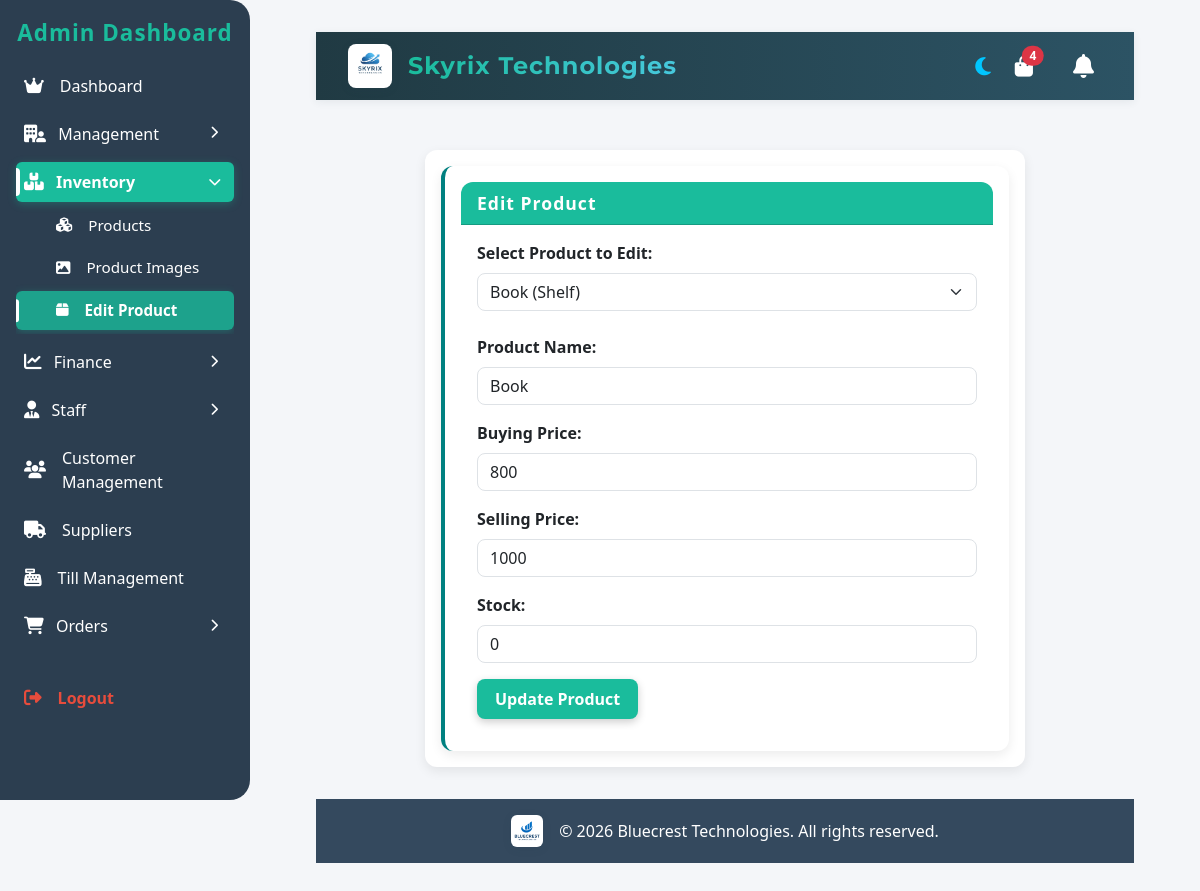
The page /pages/edit_product.php?id=42 (signed in) on the database its author committed.
### tables this page shows
CREATE TABLE `products` (
  `id` int(11) NOT NULL,
  `name` varchar(255) NOT NULL,
  `barcode` varchar(100) DEFAULT NULL,
  `category` varchar(255) DEFAULT NULL,
  `buying-price` decimal(10,0) DEFAULT NULL,
  `selling-price` decimal(10,0) DEFAULT NULL,
  `stock` int(11) DEFAULT NULL,
  `branch-id` int(11) NOT NULL,
  `business_id` int(11) NOT NULL,
  `expiry_date` date DEFAULT NULL,
  `sms_sent` tinyint(1) DEFAULT 0,
  `location` varchar(20) DEFAULT 'shelf',
  `image_path` varchar(255) DEFAULT NULL,
  `visible` tinyint(1) NOT NULL DEFAULT 1
);

### pages/edit_product.php (the view, shortened to what this page needs)
<?php
include '../includes/db.php';
include '../includes/header.php';
$product = [
    'name' => '',
    'buying-price' => '',
    'selling-price' => '',
    'stock' => ''
];
$id = 0;
$product_type = $_GET['type'] ?? 'shelf';
$table_name = ($product_type === 'store') ? 'store_products' : 'products';
if (isset($_GET['id'])) {
    $id = intval($_GET['id']);
    $query = "SELECT * FROM $table_name WHERE id = $id";
    $result = $conn->query($query);
    if ($result && $result->num_rows > 0) {
        $product = $result->fetch_assoc();
    }
}
$products_result = $conn->query("
    SELECT id, name, 'shelf' as type FROM products
    UNION
    SELECT id, name, 'store' as type FROM store_products
    ORDER BY name ASC
");
?>
<!DOCTYPE html>
<html>
<head>
    <link href="https://cdn.jsdelivr.net/npm/bootstrap@5.3.0/dist/css/bootstrap.min.css" rel="stylesheet">
</head>
<body class="container">
    <div class="card mb-4" style="max-width: 600px; margin: 50px auto;">
        <div class="card transactions-card" style="border-left: 4px solid teal;" >
        <div class="card-header">Edit Product</div>
        <div class="card-body" >
            <form method="get" class="mb-4">
                <label class="form-label fw-semibold">Select Product to Edit:</label>
                <select name="id" class="form-select" onchange="this.form.submit()">
                    <?php while ($row = $products_result->fetch_assoc()): ?>
                        <option value="<?= $row['id'] ?>"
                                data-type="<?= $row['type'] ?>"
                                <?= ($row['id'] == $id ? 'selected' : '') ?>>
                            <?= htmlspecialchars($row['name']) ?> (<?= ucfirst($row['type']) ?>)
                        </option>
                    <?php endwhile; ?>
                </select>
            </form>
            <form method="POST">
                <div class="mb-3">
                    <label class="form-label fw-semibold">Product Name:</label>
                    <input type="text" name="name" class="form-control"
                        value="<?= htmlspecialchars($product['name']) ?>" required>
                </div>
                <div class="mb-3">
                    <label class="form-label fw-semibold">Buying Price:</label>
                    <input type="number" step="0.01" name="buying-price" class="form-control"
                        value="<?= htmlspecialchars($product['buying-price']) ?>" required>
                </div>
                <div class="mb-3">
                    <label class="form-label fw-semibold">Selling Price:</label>
                    <input type="number" step="0.01" name="selling-price" class="form-control"
                        value="<?= htmlspecialchars($product['selling-price']) ?>" required>
                </div>
                <div class="mb-3">
                    <label class="form-label fw-semibold">Stock:</label>
                    <input type="number" name="stock" class="form-control"
                        value="<?= htmlspecialchars($product['stock']) ?>" required>
                </div>
                <button type="submit" class="btn btn-primary" <?= $id == 0 ? 'disabled' : '' ?>>
                    Update Product
                </button>
            </form>
        </div>
        </div>
    </div>
<?php include '../includes/footer.php'; ?>

### pages/assets/css/style.css (style rules this page uses)
:root { --bg-color: #f4f6f9; --text-color: #2c3e50; --card-bg: #fff; --card-shadow: rgba(0,0,0,0.08); --primary-color: #1abc9c; --success-color: #2ecc71; --warning-color: #f1c40f; --danger-color: #e74c3c; --info-color: #3498db; --secondary-color: #95a5a6; }
* { box-sizing: border-box; margin: 0; padding: 0; }
body { background-color: var(--bg-color); color: var(--text-color); font-family: 'Segoe UI', Tahoma, Geneva, Verdana, sans-serif; margin: 0; padding: 0; }
.card { background: var(--card-bg); padding: 1rem; border-radius: 12px; box-shadow: 0 4px 12px var(--card-shadow); transition: transform 0.2s ease; }

### pages/edit_product.php (style rules this page uses)
body { background: var(--bg-color); color: var(--text-color); font-family: 'Segoe UI', Tahoma, Geneva, Verdana, sans-serif; margin: 0; padding: 0; }
.card { border-radius: 12px; box-shadow: 0px 4px 12px rgba(0,0,0,0.08); transition: transform 0.2s ease-in-out; background: var(--card-bg); border: none; }
.card-header { font-weight: 600; background: var(--primary-color); color: #fff !important; border-radius: 12px 12px 0 0 !important; font-size: 1.1rem; letter-spacing: 1px; }
.form-control, .form-select { border-radius: 8px; }
.btn-primary { background: var(--primary-color) !important; border: none; border-radius: 8px; padding: 8px 18px; font-weight: 600; box-shadow: 0px 3px 8px rgba(0,0,0,0.2); color: #fff !important; transition: background 0.2s; }

### rows shown on the page
products: name "Book", buying-price "800", selling-price "1000", stock "0"

### other values the page prints
$pending_orders_count "4"
form field id "Book (Shelf)"
